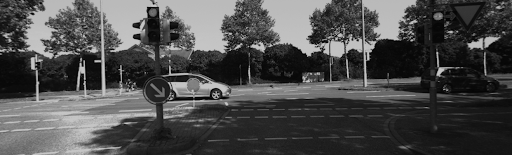
#> input picture TP2/ressources/Ihistegal.png, 512 x 155 px
$ python egalisation.py
#> lines starting #> are read from the running program, lines starting #| are printed output that depends on the picture
import cv2
import numpy as np

im1 = cv2.imread('ressources/Ihistegal.png', cv2.IMREAD_GRAYSCALE)
#> im1 is the input picture: shape (155, 512); min 3, max 197, mean 76.1
im1 = np.array(im1)

imgHeight = np.size(im1, 0)
#> imgHeight = 155
imgWidth = np.size(im1, 1)
#> imgWidth = 512
print(imgWidth)
#| 512
result = np.zeros((imgHeight,imgWidth))
result = np.ascontiguousarray(result, dtype=np.uint8)
nbPixels = np.size(im1,0)*np.size(im1,1)
#> nbPixels = 79360

a = np.min(im1)
#> a = 3
b = np.max(im1)
#> b = 197

maxPixelValue = 255

for row in range(imgHeight):
  for pixel in range(imgWidth):
    pixelValue = im1[(row,pixel)]
    hc = float(np.count_nonzero(im1<=pixelValue))/nbPixels
    result[(row, pixel)]= round(maxPixelValue*hc)
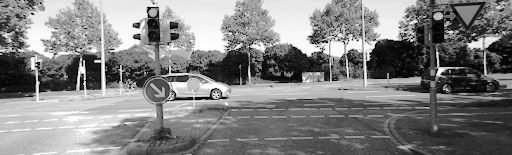
#> result: shape (155, 512); min 1, max 255, mean 128.8

cv2.imwrite('egalisation.png',result)

$ run again, with TP2/ressources/Ibefore.png copied over TP2/ressources/Ihistegal.png
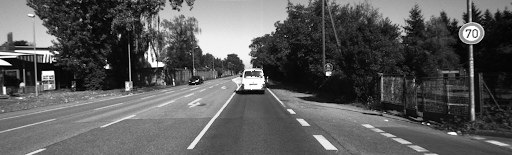
#> input picture TP2/ressources/Ibefore.png, 512 x 155 px
#> im1 is the input picture: shape (155, 512); min 0, max 255, mean 90.1
#> imgHeight = 155
#> imgWidth = 512
#| 512
#> nbPixels = 79360
#> a = 0
#> b = 255
#> after the loop `for row in range(imgHeight):`:
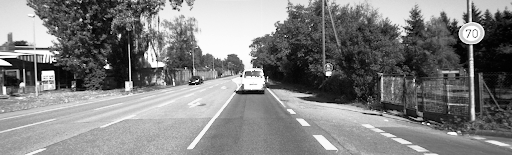
#> result: shape (155, 512); min 1, max 255, mean 128.2
